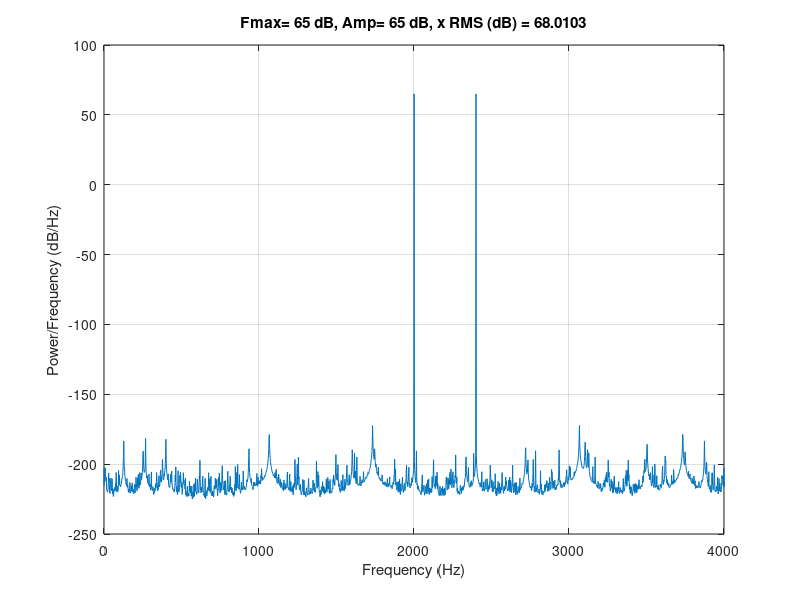

The MATLAB script that drew this image:
clear all;clc;close

%Define simulation parameters

Fs=48000;  %Original sampling frequency
T=8;       %Recording time in seconds
F1=2000;   %First stimulus
F2=2400;   %Second stimulus
A=65;      %Stimulus amplitude in dBu
L=512*50;%384;%Fs*T/1000;   %Averaging windowLength L <= Fs*T, total windows ~ Fs*T/L
step=L/2;  %Amount of over in samples, (step=L/2 -> 50%, step=L -> 0%)
aproxFreq=true;  %If this is set to true, will approximate F1 and F2 such that FFT leakage due to choice of L is minimized (see below).
%End of simulation parameters %

%Note: In order to avoid leakage due to the number of samples in the FFT,
%the frequency should be a multiple of 2*pi/L (See See Hayes 1999 pg 239
%for details). 
if(aproxFreq) 
     Fstep=Fs/L;
     F1=round(F1/Fstep)*Fstep;
     F2=round(F2/Fstep)*Fstep;
end


tm=[0:1/Fs:T];
tone1=sin(2*pi*F1*tm);
tone2=sin(2*pi*F2*tm);
RMS_TONE=sqrt(2);


%Define windows and get its RMS
win=rectwin(L);%nuttallwin(L);
POW_WIN=mean(abs(win).^2);


%Normalize gain by the RMS of TONE and WINDOW
gain=RMS_TONE*10^(A/20);

%Normalize the tones and generate the stimulus
tone1=tone1.*gain;
tone2=tone2.*gain;
x=tone1+tone2;

N=length(tm);
M=floor(N/step);
if(M*step > L)
    M=M-1;
end

%Get running average of FFTs (we are estimating via WELCH's method)
X=zeros(1,L);
for m=1:M
    ind1=(m-1)*step+1;
    Xtmp=  ( abs(fft(x(ind1:ind1+L-1).*win')).^2 )./(L*L*POW_WIN/2) ;
    X= ( (m-1).*X + Xtmp ) ./m;
end

%Convert to dB
X=10*log10(X);
%Get Frequency axis
freq = 0:Fs/length(X):Fs;
freq(end)=[];

%Get stats
maxX=max(X);
RMS_X=20*log10(sqrt(mean(x.^2)));

%Plot everything
plot(freq,X)
grid on
title(['Fmax= ' num2str(maxX) ' dB, Amp= ' num2str(A) ' dB, x RMS (dB) = ' num2str(RMS_X)])
xlabel('Frequency (Hz)')
ylabel('Power/Frequency (dB/Hz)')
xlim([0 4000])



